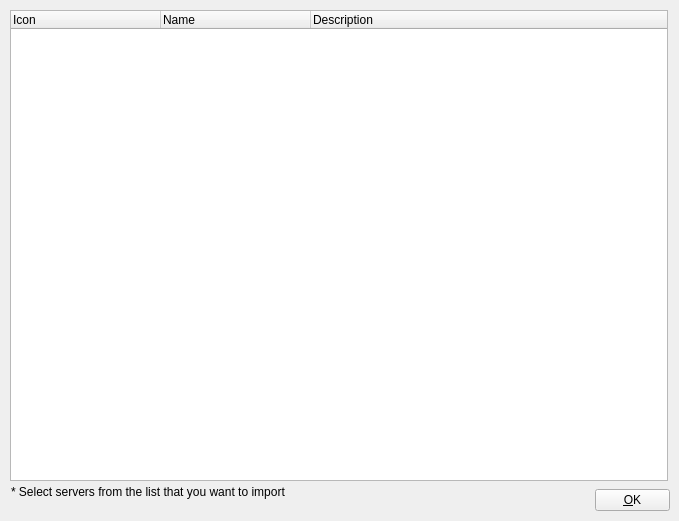
<?xml version="1.0" encoding="UTF-8"?>
<ui version="4.0">
 <class>ImportTriCasterDeviceDialog</class>
 <widget class="QDialog" name="ImportTriCasterDeviceDialog">
  <property name="geometry">
   <rect>
    <x>0</x>
    <y>0</y>
    <width>679</width>
    <height>521</height>
   </rect>
  </property>
  <property name="windowTitle">
   <string>Import CasparCG Servers</string>
  </property>
  <widget class="QPushButton" name="pushButtonOk">
   <property name="geometry">
    <rect>
     <x>595</x>
     <y>489</y>
     <width>75</width>
     <height>22</height>
    </rect>
   </property>
   <property name="focusPolicy">
    <enum>Qt::NoFocus</enum>
   </property>
   <property name="text">
    <string>&amp;OK</string>
   </property>
   <property name="shortcut">
    <string>Alt+O</string>
   </property>
  </widget>
  <widget class="QTreeWidget" name="treeWidgetTriCasterDevice">
   <property name="geometry">
    <rect>
     <x>10</x>
     <y>10</y>
     <width>658</width>
     <height>471</height>
    </rect>
   </property>
   <property name="focusPolicy">
    <enum>Qt::NoFocus</enum>
   </property>
   <property name="alternatingRowColors">
    <bool>true</bool>
   </property>
   <property name="selectionMode">
    <enum>QAbstractItemView::ExtendedSelection</enum>
   </property>
   <property name="rootIsDecorated">
    <bool>false</bool>
   </property>
   <property name="uniformRowHeights">
    <bool>true</bool>
   </property>
   <attribute name="headerDefaultSectionSize">
    <number>150</number>
   </attribute>
   <attribute name="headerShowSortIndicator" stdset="0">
    <bool>false</bool>
   </attribute>
   <column>
    <property name="text">
     <string>Icon</string>
    </property>
   </column>
   <column>
    <property name="text">
     <string>Name</string>
    </property>
   </column>
   <column>
    <property name="text">
     <string>Description</string>
    </property>
   </column>
  </widget>
  <widget class="QLabel" name="labelImportInformation">
   <property name="geometry">
    <rect>
     <x>11</x>
     <y>484</y>
     <width>591</width>
     <height>16</height>
    </rect>
   </property>
   <property name="text">
    <string>* Select servers from the list that you want to import</string>
   </property>
  </widget>
 </widget>
 <resources/>
 <connections>
  <connection>
   <sender>pushButtonOk</sender>
   <signal>clicked()</signal>
   <receiver>ImportTriCasterDeviceDialog</receiver>
   <slot>accept()</slot>
   <hints>
    <hint type="sourcelabel">
     <x>595</x>
     <y>502</y>
    </hint>
    <hint type="destinationlabel">
     <x>247</x>
     <y>152</y>
    </hint>
   </hints>
  </connection>
 </connections>
 <slots>
  <slot>addressFinished()</slot>
  <slot>nameFinished()</slot>
  <slot>testConnection()</slot>
  <slot>okClicked()</slot>
  <slot>nameChanged(QString)</slot>
  <slot>addressChanged(QString)</slot>
 </slots>
</ui>
